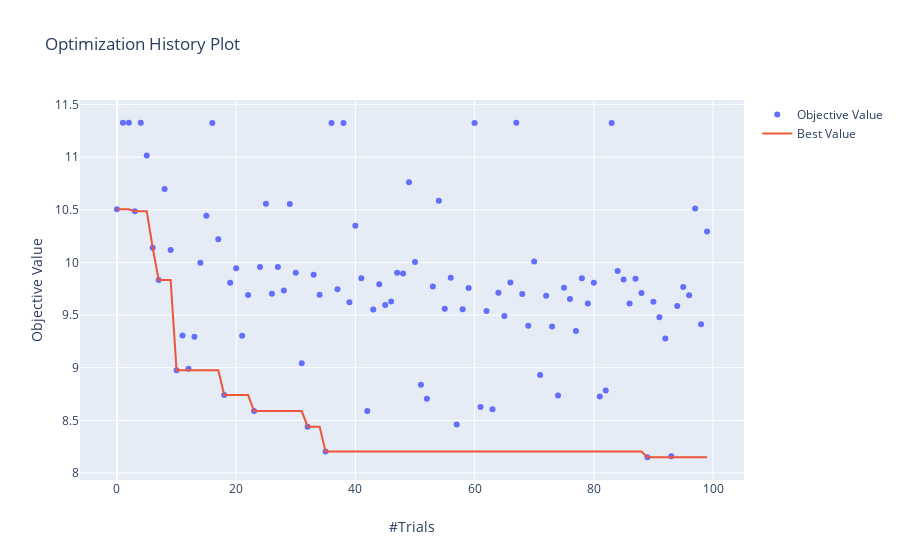

This figure's notebook cell:
### Code cell
#printing the lowest sMAPE score
print('Lowest sMAPE Score',study_rf.best_value)
#plotting the values of the sMAPE over time
plot_optimization_history(study_rf)
